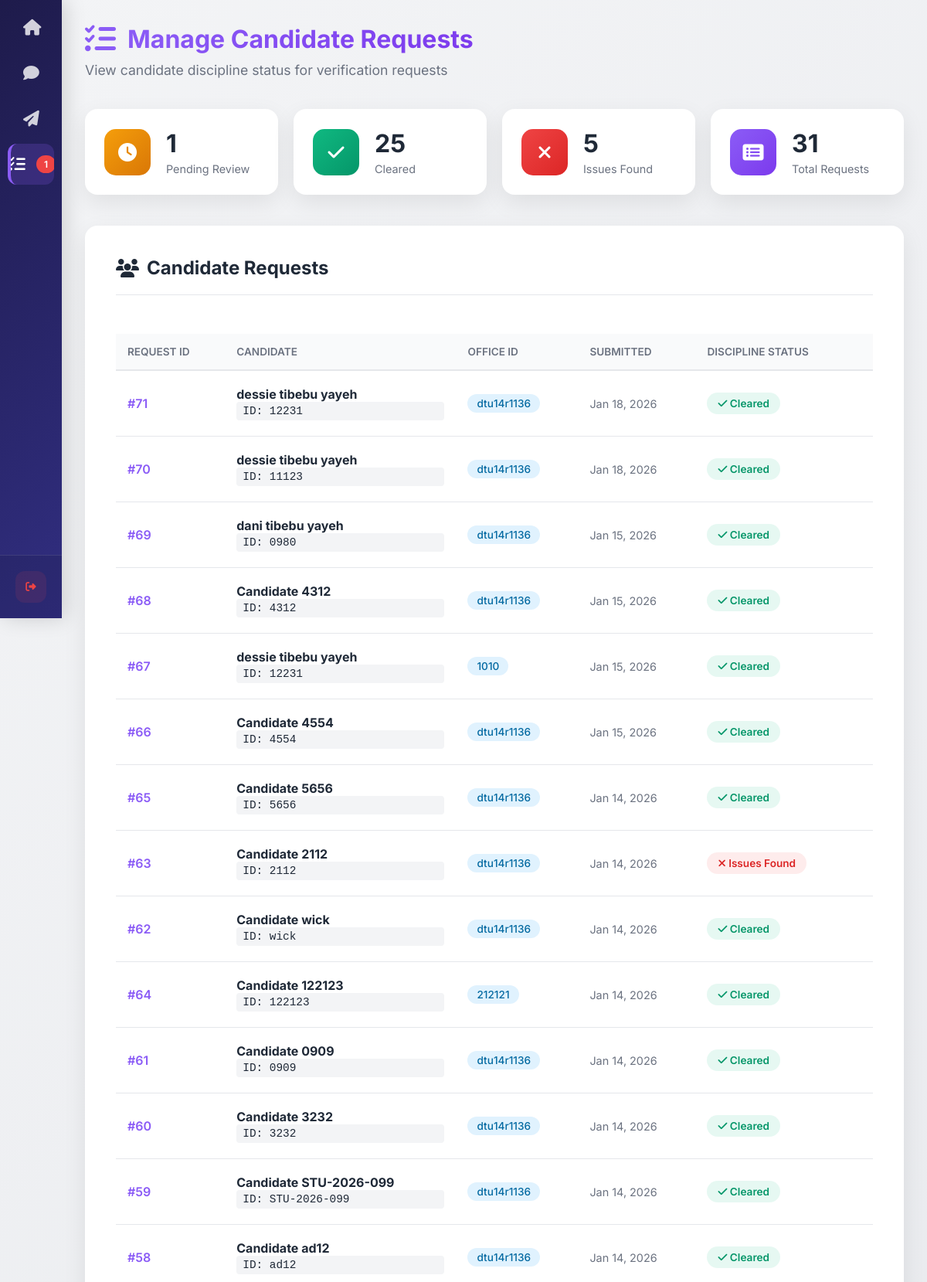
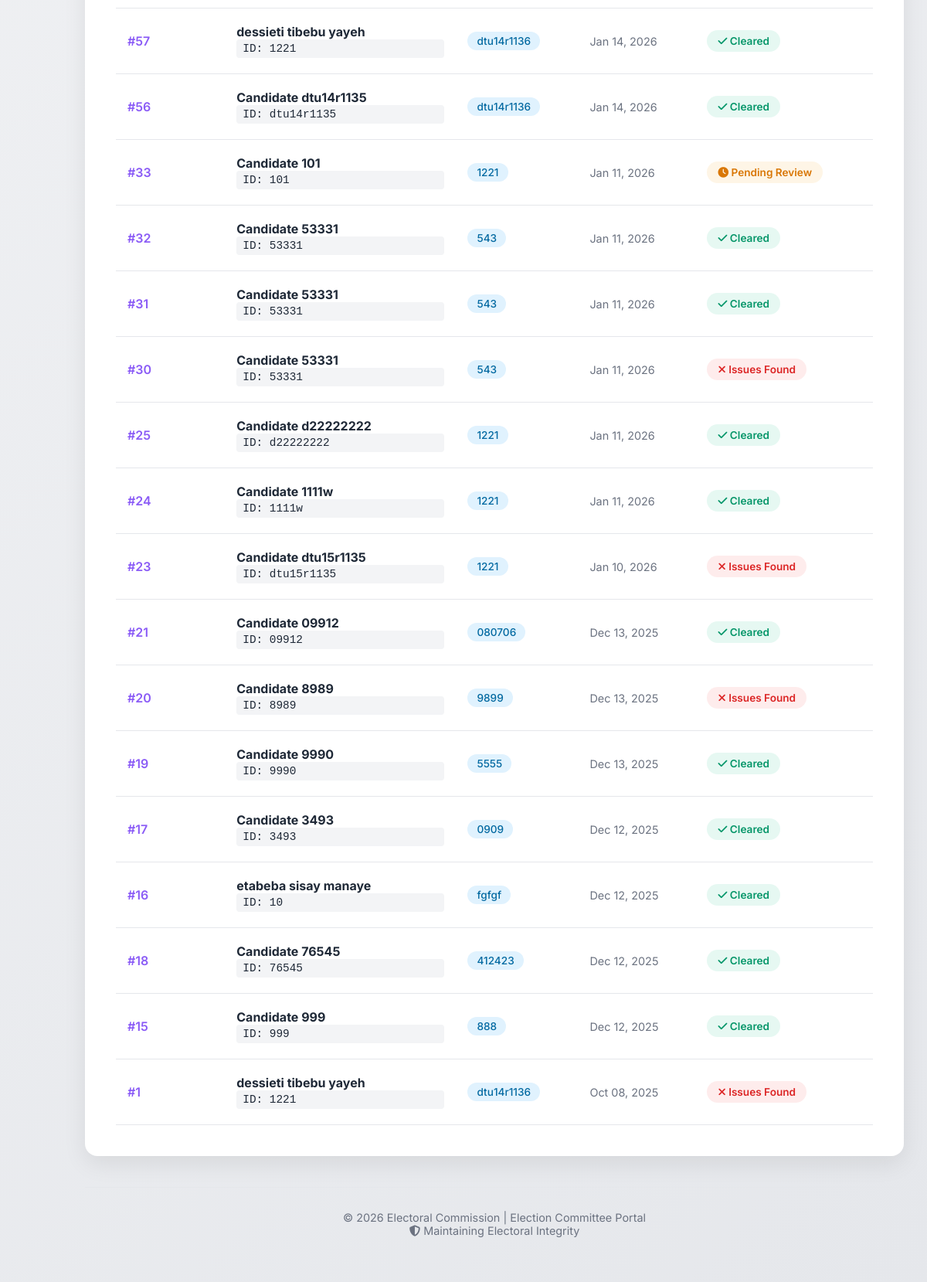
Screenshot of /dc_requests.php (signed in) with the database file from the repository (2 pictures, top to bottom).
### tables this page shows
CREATE TABLE `request` (
  `requestID` int(11) NOT NULL,
  `candidateID` varchar(30) DEFAULT NULL,
  `officeID` varchar(30) DEFAULT NULL,
  `submitted_at` datetime NOT NULL DEFAULT current_timestamp(),
  `discipline_status` varchar(20) DEFAULT 'pending',
  `reviewed_at` timestamp NULL DEFAULT NULL,
  `review_notes` text DEFAULT NULL,
  `status` varchar(20) DEFAULT 'pending',
  `student_name` varchar(100) DEFAULT NULL,
  `department` varchar(100) DEFAULT NULL,
  `cgpa` decimal(3,2) DEFAULT NULL
);

### dc_requests.php (the view, shortened to what this page needs)
<?php
include("connection.php");
$candidate_id_column = 'id';
$result = $conn->query("SHOW COLUMNS FROM candidate");
if ($result && $result->num_rows > 0) {
    while ($row = $result->fetch_assoc()) {
        $field = strtolower($row['Field']);
        if (strpos($field, 'cand') !== false || strpos($field, 'id') !== false) {
            $candidate_id_column = $row['Field'];
            break;
        }
    }
}
$requests = [];
$pending_count = 0;
$cleared_count = 0;
$issues_found_count = 0;
$candidate_columns = [];
$result = $conn->query("SHOW COLUMNS FROM candidate");
if ($result) {
    while ($row = $result->fetch_assoc()) {
        $candidate_columns[] = $row['Field'];
    }
}
$request_columns = [];
$result = $conn->query("SHOW COLUMNS FROM request");
if ($result) {
    while ($row = $result->fetch_assoc()) {
        $request_columns[] = $row['Field'];
    }
}
$sql = "SELECT r.requestID, r.candidateID, r.officeID, r.submitted_at";
if (in_array('discipline_status', $request_columns)) {
    $sql .= ", r.discipline_status";
}
if (in_array('fname', $candidate_columns)) {
    $sql .= ", c.fname AS cand_fname";
}
if (in_array('mname', $candidate_columns)) {
    $sql .= ", c.mname AS cand_mname";
}
if (in_array('lname', $candidate_columns)) {
    $sql .= ", c.lname AS cand_lname";
}
$sql .= " FROM request r";
$sql .= " LEFT JOIN candidate c ON r.candidateID = c.`$candidate_id_column`";
$sql .= " ORDER BY r.submitted_at DESC";
if ($result = $conn->query($sql)) {
    while ($row = $result->fetch_assoc()) {
        $requests[] = $row;
        if (isset($row['discipline_status'])) {
            if ($row['discipline_status'] === 'pending') {
                $pending_count++;
            } elseif ($row['discipline_status'] === 'clear') {
                $cleared_count++;
            } elseif ($row['discipline_status'] === 'disciplinary_action') {
                $issues_found_count++;
            } else {
                $pending_count++;
            }
        } else {
            $pending_count++;
        }
    }
}
?>
<!DOCTYPE html>
<html lang="en">
<head>
    <link rel="stylesheet" href="https://cdnjs.cloudflare.com/ajax/libs/font-awesome/6.5.0/css/all.min.css">
</head>
<body>
    <div class="dashboard-container">
        <div class="sidebar" id="sidebar">
            <div class="nav-container">
                <nav class="nav-menu">
                    <a href="e_officer.php" class="nav-item">
                        <i class="fas fa-home nav-icon"></i>
                    </a>
                    <a href="o_comment.php" class="nav-item">
                        <i class="fas fa-comment nav-icon"></i>
                    </a>
                    <a href="e_officer_send_request.php" class="nav-item">
                        <i class="fas fa-paper-plane nav-icon"></i>
                    </a>
                    <a href="dc_requests.php" class="nav-item active">
                        <i class="fas fa-tasks nav-icon"></i>
                        <?php if ($pending_count > 0): ?>
                        <span class="badge"><?php echo $pending_count; ?></span>
                        <?php endif; ?>
                    </a>
                </nav>
            </div>
            <div class="logout-section">
                <button class="logout-btn" onclick="window.location.href='logout.php'">
                    <i class="fas fa-sign-out-alt"></i>
                </button>
            </div>
        </div>
        <main class="main-content">
            <div class="header">
                <div class="page-title">
                    <i class="fas fa-tasks" style="color: var(--primary); font-size: 2.5rem;"></i>
                    <h1>Manage Candidate Requests</h1>
                </div>
                <p>View candidate discipline status for verification requests</p>
            </div>
            <div class="stats-cards">
                <div class="stat-card">
                    <div class="stat-icon icon-pending">
                        <i class="fas fa-clock"></i>
                    </div>
                    <div class="stat-info">
                        <h3><?php echo $pending_count; ?></h3>
                        <p>Pending Review</p>
                    </div>
                </div>
                <div class="stat-card">
                    <div class="stat-icon icon-cleared">
                        <i class="fas fa-check"></i>
                    </div>
                    <div class="stat-info">
                        <h3><?php echo $cleared_count; ?></h3>
                        <p>Cleared</p>
                    </div>
                </div>
                <div class="stat-card">
                    <div class="stat-icon icon-issues">
                        <i class="fas fa-times"></i>
                    </div>
                    <div class="stat-info">
                        <h3><?php echo $issues_found_count; ?></h3>
                        <p>Issues Found</p>
                    </div>
                </div>
                <div class="stat-card">
                    <div class="stat-icon icon-total">
                        <i class="fas fa-list-alt"></i>
                    </div>
                    <div class="stat-info">
                        <h3><?php echo count($requests); ?></h3>
                        <p>Total Requests</p>
                    </div>
                </div>
            </div>
            <div class="content-area">
                <div class="content-header">
                    <h2>
                        <i class="fas fa-users"></i>
                        Candidate Requests
                    </h2>
                </div>
                <?php if (empty($requests)): ?>
                <div class="empty-state">
                    <div class="empty-icon">
                        <i class="fas fa-inbox"></i>
                    </div>
                    <h3>No Requests Found</h3>
                    <p>There are no candidate verification requests at this time.</p>
                    <a href="e_officer.php" class="btn">
                        <i class="fas fa-home"></i> Return to Dashboard
                    </a>
                </div>
                <?php else: ?>
                <div class="requests-container">
                    <table class="requests-table">
                        <thead>
                            <tr>
                                <th>Request ID</th>
                                <th>Candidate</th>
                                <th>Office ID</th>
                                <th>Submitted</th>
                                <th>Discipline Status</th>
                            </tr>
                        </thead>
                        <tbody>
                            <?php foreach ($requests as $request): ?>
                            <?php
                            $candidate_name_parts = [];
                            if (isset($request['cand_fname'])) $candidate_name_parts[] = $request['cand_fname'];
                            if (isset($request['cand_mname'])) $candidate_name_parts[] = $request['cand_mname'];
                            if (isset($request['cand_lname'])) $candidate_name_parts[] = $request['cand_lname'];
                            $candidate_name = !empty($candidate_name_parts) ? implode(' ', $candidate_name_parts) : 'Candidate ' . htmlspecialchars($request['candidateID']);
                            $status = isset($request['discipline_status']) ? $request['discipline_status'] : 'pending';
                            ?>
                            <tr>
                                <td>
                                    <span class="request-id">#<?php echo htmlspecialchars($request['requestID']); ?></span>
                                </td>
                                <td>
                                    <div style="display: flex; flex-direction: column;">
                                        <strong><?php echo htmlspecialchars($candidate_name); ?></strong>
                                        <small class="candidate-id">ID: <?php echo htmlspecialchars($request['candidateID']); ?></small>
                                    </div>
                                </td>
                                <td>
                                    <span class="office-badge"><?php echo htmlspecialchars($request['officeID'] ?? 'N/A'); ?></span>
                                </td>
                                <td>
                                    <span class="date-time">
                                        <?php echo date("M d, Y", strtotime($request['submitted_at'])); ?>
                                    </span>
                                </td>
                                <td>
                                    <?php if ($status === 'pending'): ?>
                                    <span class="status-badge status-pending">
                                        <i class="fas fa-clock"></i> Pending Review
                                    </span>
                                    <?php elseif ($status === 'clear'): ?>
                                    <span class="status-badge status-cleared">
                                        <i class="fas fa-check"></i> Cleared
                                    </span>
                                    <?php elseif ($status === 'disciplinary_action'): ?>
                                    <span class="status-badge status-issues">
                                        <i class="fas fa-times"></i> Issues Found
                                    </span>
                                    <?php else: ?>
                                    <span class="status-badge status-pending">
                                        <i class="fas fa-clock"></i> Pending Review
                                    </span>
                                    <?php endif; ?>
                                </td>
                            </tr>
                            <?php endforeach; ?>
                        </tbody>
                    </table>
                </div>
                <?php endif; ?>
            </div>
            <footer class="footer">
                <p>© <?php echo date("Y"); ?> Electoral Commission | Election Committee Portal</p>
                <p><i class="fas fa-shield-alt"></i> Maintaining Electoral Integrity</p>
            </footer>
        </main>
    </div>
</body>
</html>

### rows the page displays
request: requestID "71", candidate_name "dessie tibebu yayeh", candidateID "12231", officeID "dtu14r1136", submitted_at "Jan 18, 2026", discipline_status "clear" (drawn)
request: requestID "70", candidate_name "dessie tibebu yayeh", candidateID "11123", officeID "dtu14r1136", submitted_at "Jan 18, 2026", discipline_status "clear" (drawn)
request: requestID "69", candidate_name "dani tibebu yayeh", candidateID "0980", officeID "dtu14r1136", submitted_at "Jan 15, 2026", discipline_status "clear" (drawn)
request: requestID "68", candidateID "Candidate 4312", candidateID "4312", officeID "dtu14r1136", submitted_at "Jan 15, 2026", discipline_status "clear" (drawn)
request: requestID "67", candidate_name "dessie tibebu yayeh", candidateID "12231", officeID "1010", submitted_at "Jan 15, 2026", discipline_status "clear" (drawn)
request: requestID "66", candidateID "Candidate 4554", candidateID "4554", officeID "dtu14r1136", submitted_at "Jan 15, 2026", discipline_status "clear" (drawn)
request: requestID "65", candidateID "Candidate 5656", candidateID "5656", officeID "dtu14r1136", submitted_at "Jan 14, 2026", discipline_status "clear" (drawn)
request: requestID "63", candidateID "Candidate 2112", candidateID "2112", officeID "dtu14r1136", submitted_at "Jan 14, 2026", shows "Issues Found"
request: requestID "62", candidateID "Candidate wick", candidateID "wick", officeID "dtu14r1136", submitted_at "Jan 14, 2026", discipline_status "clear" (drawn)
request: requestID "64", candidateID "Candidate 122123", candidateID "122123", officeID "212121", submitted_at "Jan 14, 2026", discipline_status "clear" (drawn)
request: requestID "61", candidateID "Candidate 0909", candidateID "0909", officeID "dtu14r1136", submitted_at "Jan 14, 2026", discipline_status "clear" (drawn)
request: requestID "60", candidateID "Candidate 3232", candidateID "3232", officeID "dtu14r1136", submitted_at "Jan 14, 2026", discipline_status "clear" (drawn)
request: requestID "59", candidateID "Candidate STU-2026-099", candidateID "STU-2026-099", officeID "dtu14r1136", submitted_at "Jan 14, 2026", discipline_status "clear" (drawn)
request: requestID "58", candidateID "Candidate ad12", candidateID "ad12", officeID "dtu14r1136", submitted_at "Jan 14, 2026", discipline_status "clear" (drawn)
request: requestID "57", candidate_name "dessieti tibebu yayeh", candidateID "1221", officeID "dtu14r1136", submitted_at "Jan 14, 2026", discipline_status "clear" (drawn)
request: requestID "56", candidateID "Candidate dtu14r1135", candidateID "dtu14r1135", officeID "dtu14r1136", submitted_at "Jan 14, 2026", discipline_status "clear" (drawn)
request: requestID "33", candidateID "Candidate 101", candidateID "101", officeID "1221", submitted_at "Jan 11, 2026", discipline_status "approved" (drawn)
request: requestID "32", candidateID "Candidate 53331", candidateID "53331", officeID "543", submitted_at "Jan 11, 2026", discipline_status "clear" (drawn)
request: requestID "31", candidateID "Candidate 53331", candidateID "53331", officeID "543", submitted_at "Jan 11, 2026", discipline_status "clear" (drawn)
request: requestID "30", candidateID "Candidate 53331", candidateID "53331", officeID "543", submitted_at "Jan 11, 2026", shows "Issues Found"
request: requestID "25", candidateID "Candidate d22222222", candidateID "d22222222", officeID "1221", submitted_at "Jan 11, 2026", discipline_status "clear" (drawn)
request: requestID "24", candidateID "Candidate 1111w", candidateID "1111w", officeID "1221", submitted_at "Jan 11, 2026", discipline_status "clear" (drawn)
request: requestID "23", candidateID "Candidate dtu15r1135", candidateID "dtu15r1135", officeID "1221", submitted_at "Jan 10, 2026", shows "Issues Found"
request: requestID "21", candidateID "Candidate 09912", candidateID "09912", officeID "080706", submitted_at "Dec 13, 2025", discipline_status "clear" (drawn)
request: requestID "20", candidateID "Candidate 8989", candidateID "8989", officeID "9899", submitted_at "Dec 13, 2025", shows "Issues Found"
request: requestID "19", candidateID "Candidate 9990", candidateID "9990", officeID "5555", submitted_at "Dec 13, 2025", discipline_status "clear" (drawn)
request: requestID "17", candidateID "Candidate 3493", candidateID "3493", officeID "0909", submitted_at "Dec 12, 2025", discipline_status "clear" (drawn)
request: requestID "16", candidate_name "etabeba sisay manaye", candidateID "10", officeID "fgfgf", submitted_at "Dec 12, 2025", discipline_status "clear" (drawn)
request: requestID "18", candidateID "Candidate 76545", candidateID "76545", officeID "412423", submitted_at "Dec 12, 2025", discipline_status "clear" (drawn)
request: requestID "15", candidateID "Candidate 999", candidateID "999", officeID "888", submitted_at "Dec 12, 2025", discipline_status "clear" (drawn)
request: requestID "1", candidate_name "dessieti tibebu yayeh", candidateID "1221", officeID "dtu14r1136", submitted_at "Oct 08, 2025", shows "Issues Found"

### other values shown
$pending_count "1"
$cleared_count "25"
$issues_found_count "5"
count($requests) "31"
